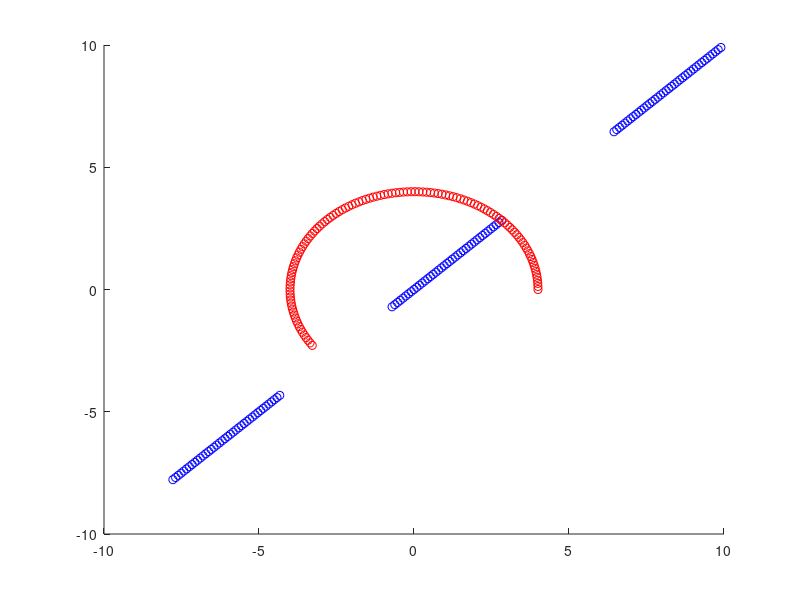

Source code (MATLAB):
%the purpose of this script is to calculate the robots positions overtime
% last modified 5/17/2016 2:54pm by Eric Johnson
clc; clear all
R = 4; %radius for troll bots
t = 0; %time variable
h = .5; %step size for time 
v = .25; %m/s
rVector =0;% distance travled
direction = 1; % simulates 180 turns

% loops at h interval to ten mins 
%   body of loop calculates the positions of bots
for t=0:h:60
    %troll bot 1
    theta = (v*t)/R;
    yt1((1/h)*t + 1) = R*sin(theta);
    xt1((1/h)*t + 1) = R*cos(theta);
    
    %bot 1
    thetaBot1 = pi/4;
    x0 = R*sin(pi/4);
    y0 = R*cos(pi/4);
    rVector = v*t;
    yb1((1/h)*t + 1) = direction * rVector*sin(thetaBot1) + y0;
    xb1((1/h)*t + 1) = direction * rVector*cos(thetaBot1) + x0;
    if mod(t,20) == 0
       direction = direction * -1
    end
    
    
end


figure(1)
axis([-10,10,-10,10]);
hold on
for i=1:length(xt1)
    plot(xt1(i),yt1(i),'ro','markersize', 6)
    plot(xb1(i),yb1(i),'bo','markersize', 6)
    hold on
    drawnow
end
hold off

